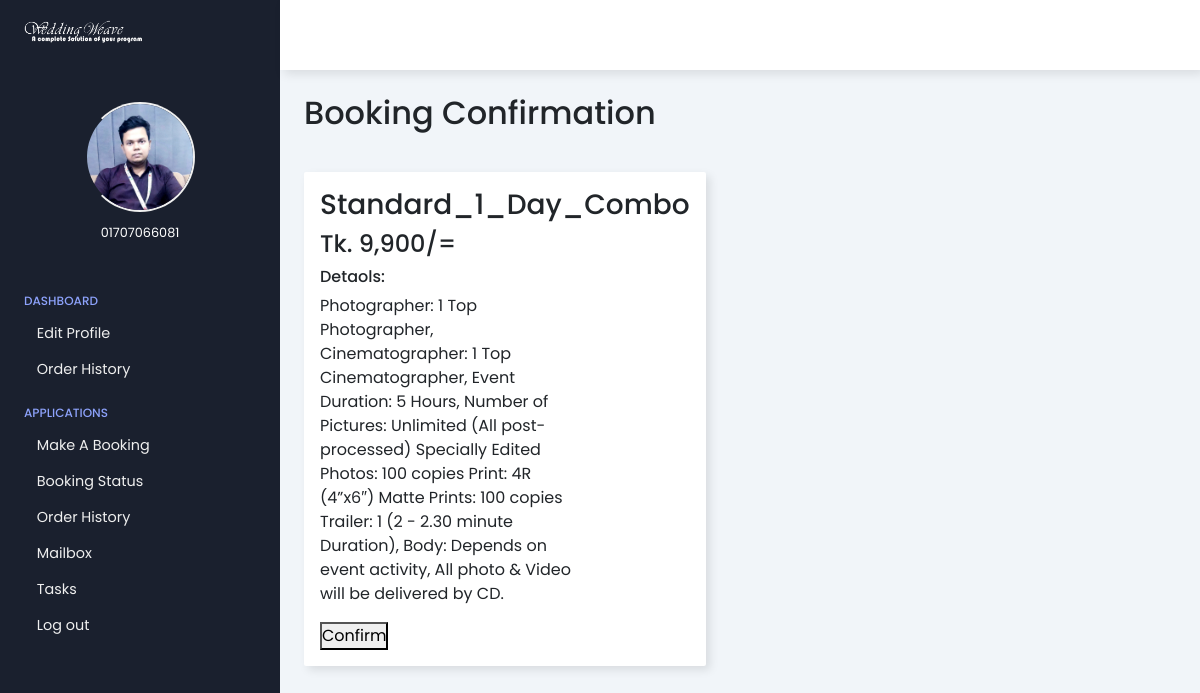
The page /userprofile/combopreelook.php?idl=Standard_1_Day_Combo (signed in) on the database its author committed.
### tables this page shows
CREATE TABLE `combopackage` (
  `id` int(11) NOT NULL,
  `package_name` varchar(100) NOT NULL,
  `price` int(11) NOT NULL,
  `details` varchar(1000) NOT NULL
);

### db/DBConfig.php (called while the page is built, shortened)
<?php
class dbconfig
{
	private $_host = "localhost";
	private $_username = "root";
	private $_password = "";
	private $_database = "wedding";
	protected $connection;
	public function __construct()
	{
		if(!isset($this->connection))
		{
			$this->connection = new mysqli($this->_host,$this->_username,$this->_password,$this->_database);
		}
		return $this->connection;
	}
}
?>

### db/Crud.php (called while the page is built, shortened)
<?php
include_once 'DBConfig.php';
class Crud extends dbconfig{
	public function getData($query)
	{
		$result = $this->connection->query($query);
			$rows = array();
			while($row = $result->fetch_assoc())
			{
				$rows[] = $row;
			}
		return $rows;
	}
}
?>

### userprofile/combopreelook.php (the view, shortened to what this page needs)
<?php
  include_once '../db/Crud.php';
  $crud = new Crud();
  $email = $_SESSION['email'];
  $package_name = $_GET['idl'];
  $photo = "Select * from combopackage where package_name = '$package_name'";
  $getphotopackage = $crud->getData($photo);
?>
<!DOCTYPE html>
<html lang="en">
<head>
	<link rel="stylesheet" href="https://maxst.icons8.com/vue-static/landings/line-awesome/line-awesome/1.3.0/css/line-awesome.min.css">
	<link rel="stylesheet" type="text/css" href="css/style.css">
	<link rel="stylesheet" href="css/bootstrap.min.css"/>
</head>
<body>
	<div class="sidebar">
		<div class="sidebar-brand">
			<div class="brand-flex">
				<a href="index.php"><img src="CustomerImage/logo.png" width="120px" alt=""></a>
				<div class="brand-icon">
				</div>
			</div>
		</div>
		<div class="sidebar-main">
			<div class="sidebar-user">
				<img src="CustomerImage/alvee.jpg" alt="">
				<div>
					<span><?php echo $email?></span>
				</div>
			</div>
			<div class="sidebar-menu">
				<div class="menu-head">
					<span>Dashboard</span>
				</div>
				<ul>
					<li>
						<a href="">
							Edit Profile
						</a>
					</li>
					<li>
						<a href="">
							Order History
						</a>
					</li>
				</ul>
				<div class="menu-head">
					<span>Applications</span>
				</div>
				<ul>
					<li>
						<a href="prebooking.php">
							Make A Booking
						</a>
					</li>
					<li>
						<a href="">
							Booking Status
						</a>
					</li>
					<li>
						<a href="">
							Order History
						</a>
					</li>
					<li>
						<a href="">
							Mailbox
						</a>
					</li>
					<li>
						<a href="">
							Tasks
						</a>
					</li>
					<li>
						<a href="">
							Log out
						</a>
					</li>
				</ul>
			</div>
		</div>
	</div>
	<div class="main-content">
		<header>
			<div class="menu-toggle">
				<label for="sidebar-toggle">
				</label>
			</div>
		</header>
		<main>
			<form action="combopreelook.php?idl=<?php echo $package_name ?>" method="POST">
				<div class="page-header">
					<h2>Booking Confirmation</h2>
				</div>
				<div class="cards">
					<?php
						foreach($getphotopackage as $key=>$pack)
							  {
					?>
					<div class="card-single">
						<div class="card-flex">
							<div class="card-info">
								<h3><?php echo $pack['package_name'];?></h3>
								<h4>Tk. <?php echo number_format($pack['price']);?>/=</h4>
								<h6>Detaols: </h6>
								<p><?php echo $pack['details'];?></p>
							</div>
						</div>
						<div><button type="submit" name="confirm">Confirm</button></div>
					</div>
				<?php } ?>
				</div>
			</form>
		</main>
	</div>
</body>
</html>

### userprofile/css/style.css (style rules this page uses)
:root { --color-main: #1a202e; --color-dark: #1D2231; --text-grey: #8390A2; }
* { font-family: 'Poppins', sans-serif; box-sizing: border-box; text-decoration: none; list-style-type: none; margin: 0; padding: 0; }
body { overflow-x: hidden; }
.sidebar { width: 280px; position: fixed; left: 0; top: 0; height: 100%; padding: 1rem 1.5rem; background: var(--color-main); color: #fff; z-index: 20; transition: left 300ms; }
.sidebar-brand { height: 70px; }
.brand-flex { display: flex; justify-content: space-between; align-items: center; }
.sidebar-user { margin: 1rem 0rem 1rem 0rem; text-align: center; }
.sidebar-user img { height: 110px; width: 110px; border-radius: 50%; border-left: 2px solid transparent; border-right: 2px solid #efefef; border-bottom: 2px solid #efefef; border-top: 2px solid #efefef; }
.sidebar-user span { font-size: .8rem; }
.sidebar-menu { margin-top: 3rem; }
.menu-head { text-transform: uppercase; color: #8da2fb; font-size: .75rem; font-weight: 500; margin-bottom: .8rem; }
.sidebar-menu ul { margin-bottom: 1.5rem; }
.sidebar-menu li { margin-bottom: .9rem; }
.sidebar-menu li a { color: #efefef; font-size: .9rem; display: flex; align-items: center; }
header { height: 70px; display: flex; justify-content: space-between; align-items: center; padding: 1rem 1.5rem; position: fixed; left: 280px; width: calc(100% - 280px); top: 0; z-index: 20; background: #fff; box-shadow: 4px 4px 10px rgba(0,0,0,0.1); transition: left 300ms; }
.menu-toggle label { height: 60px; width: 60px; display: grid; place-items: center; font-size: 1.5rem; border-radius: 50%; }
.main-content { margin-left: 280px; transition: margin-left 300ms; }
main { padding: 1.5rem; background: #f1f5f9; min-height: calc(100vh - 70px); margin-top: 70px; }
.page-header { display: flex; justify-content: space-between; }
.cards { display: grid; grid-template-columns: repeat(3, 1fr); grid-gap: 3rem; margin-top: 2rem; }
.card-single { background: #fff; padding: 1rem; box-shadow: 4px 4px 10px rgba(0,0,0,0.1); border-radius: 2px; }
.card-flex { display: grid; grid-template-columns: 70% auto; align-items: center; }

### rows shown on the page
combopackage: package_name "Standard_1_Day_Combo", price "9,900", details "Photographer: 1 Top Photographer, Cinematographer: 1 Top Cinematographer, Event Duration: 5 Hours, Number of Pictures: Unlimited (All post-processed) Specially Edited Photos: 100 copies Print: 4R (4”x6″) Matte Prints: 100 copies Trailer: 1 (2 - 2.30 minute Duration), Body: Depends on event activity, All photo & Video will be delivered by CD."

### other values the page prints
$email "01707066081"
